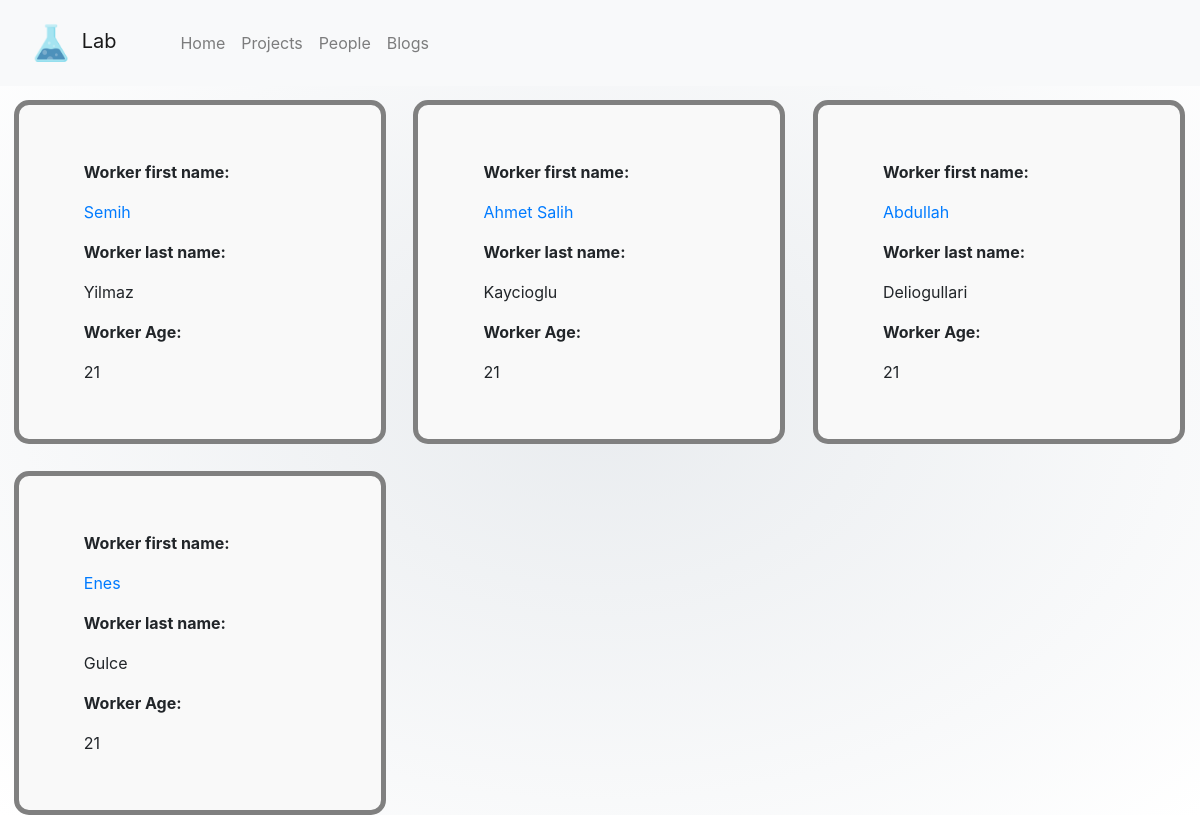
Page /Lab/people/ on the committed database.
### Lab/models.py (models this page shows, shortened)
class Worker(models.Model):
    Firstname       = models.CharField(max_length=100)
    Lastname        = models.CharField(max_length=100)
    Age             = models.IntegerField()
    Project         = models.ForeignKey(Project, blank=True, null=True)
    Full_name       = str(Firstname) + " " + str(Lastname)
    def to_url(self):
        firstname = self.Firstname.replace(" ", "_")
        ret = str(firstname) + "_" + str(self.Lastname)
        return ret

### Lab/views.py (the view)
def worker(req):
    context = {"workers": models.Worker.objects.all()}
    return render(req, "workers.html", context)

### Lab/templates/workers.html (shortened to what this page needs)
<!DOCTYPE html>
<html lang="en">
<head>
    {% extends 'Base.html' %}
    {% block base %}
    {% load staticfiles %}
</head>
<body>
{% for i in workers %}
<div class="info_worker">
    <div>
        <p class="tag">Worker first name: </p>
        <a class="text" href="/Lab/people/{{ i.to_url }}">{{ i.Firstname }}</a>
    </div>
    <div>
        <p class="tag">Worker last name: </p>
        <p class="text">{{ i.Lastname }}</p>
    </div>
    <div>
        <p class="tag">Worker Age: </p>
        <p class="text"> {{ i.Age }} </p>
    </div>
</div>
{% endfor %}
</body>
{% endblock %}

### Lab/templates/Base.html (shortened to what this page needs)
<!DOCTYPE html>
<html lang="en">
<head>
    {% load staticfiles %}
    <link rel="stylesheet", href="https://stackpath.bootstrapcdn.com/bootstrap/4.1.3/css/bootstrap.min.css">
    <link rel="stylesheet" href="{% static 'css/main.css'%}">
    <nav class="navbar navbar-expand-lg navbar-light bg-light">
        <a class="navbar-brand", href="/Lab"><img src="{% static "icon/iconfinder_23_Flask_2064498.png" %}" id="icon"> Lab </a>
        <div class="collapse navbar-collapse" id="navbarNav">
            <ul class="navbar-nav">
                <li class="nav-item">
                    <a class="nav-link" href="/Lab">Home</a>
                </li>
                <li class="nav-item">
                    <a class="nav-link" href="/Lab/project">Projects</a>
                </li>
                <li class="nav-item">
                    <a class="nav-link" href="/Lab/people">People</a>
                </li>
                <li class="nav-item">
                    <a class="nav-link" href="/Blog">Blogs</a>
                </li>
            </ul>
        </div>
    </nav>
</head>
<body>
    {% block base %}
    {% endblock %}
</body>
</html>

### Lab/static/css/main.css (style rules this page uses)
html { background: radial-gradient(#e9ecef, #ffffff); background-repeat: no-repeat; width: 100%; height: 100%; }
body { background: radial-gradient(#e9ecef, #ffffff); background-repeat: no-repeat; height: 100%; width: 100%; margin: 0; }
.navbar-brand { padding: 10px; padding-right: 40px; }
#icon { width: 50px; height: 50px; }
.info_worker { background: #f9f9f9; float: left; width: 31%; border: 5px solid grey; padding: 55px; margin: 1.15%; border-radius: 15px; }
.text, .tag { display: inline; padding: 10px; }
.tag { font-weight: bold; }

### rows in the picture
Worker: Firstname "Semih", Lastname "Yilmaz", Age "21"
Worker: Firstname "Ahmet Salih", Lastname "Kaycioglu", Age "21"
Worker: Firstname "Abdullah", Lastname "Deliogullari", Age "21"
Worker: Firstname "Enes", Lastname "Gulce", Age "21"
